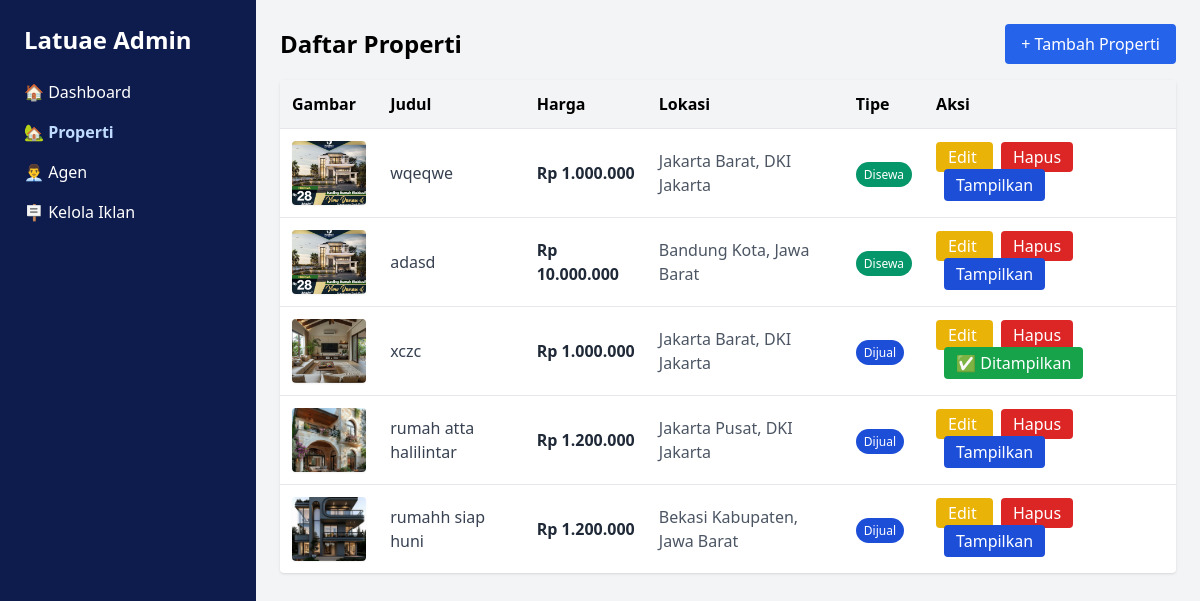
/admin/properties.php, run on the app's committed database.
### tables this page shows
CREATE TABLE `properties` (
  `id` int(11) NOT NULL,
  `id_properti` varchar(50) DEFAULT NULL,
  `title` varchar(100) NOT NULL,
  `description` text NOT NULL,
  `price` decimal(10,2) NOT NULL,
  `province` varchar(100) DEFAULT NULL,
  `regency` varchar(100) DEFAULT NULL,
  `district_or_area` varchar(100) DEFAULT NULL,
  `image` varchar(255) DEFAULT NULL,
  `created_at` timestamp NOT NULL DEFAULT current_timestamp(),
  `property_type` enum('for_sale','for_rent') NOT NULL DEFAULT 'for_sale',
  `property_kind` varchar(50) DEFAULT NULL,
  `tipe_properti` varchar(50) DEFAULT NULL,
  `luas_tanah` varchar(50) DEFAULT NULL,
  `luas_bangunan` varchar(50) DEFAULT NULL,
  `arah_bangunan` varchar(50) DEFAULT NULL,
  `jenis_bangunan` varchar(50) DEFAULT NULL,
  `jumlah_lantai` varchar(50) DEFAULT NULL,
  `kamar_tidur` varchar(50) DEFAULT NULL,
  `kamar_pembantu` varchar(50) DEFAULT NULL,
  `kamar_mandi` varchar(50) DEFAULT NULL,
  `daya_listrik` varchar(50) DEFAULT NULL,
  `saluran_air` varchar(50) DEFAULT NULL,
  `jalur_telepon` varchar(50) DEFAULT NULL,
  `interior` varchar(50) DEFAULT NULL,
  `garasi_parkir` varchar(50) DEFAULT NULL,
  `sertifikat` varchar(50) DEFAULT NULL,
  `view_count` int(11) DEFAULT 0,
  `agent_id` int(11) DEFAULT NULL,
  `facilities` text DEFAULT NULL,
  `is_featured` tinyint(1) DEFAULT 0
);

### admin/properties.php (the view, shortened to what this page needs)
<?php
require_once $_SERVER['DOCUMENT_ROOT'] . '/LatuaGroup/includes/db_connect.php';
$stmt = $pdo->query("
    SELECT p.id, p.title, p.price, p.province, p.regency, p.property_type, p.is_featured,
           COALESCE(
               (SELECT pi.image_path
                FROM property_images pi
                WHERE pi.property_id = p.id AND pi.is_main = 1
                LIMIT 1),
               (SELECT pi2.image_path
                FROM property_images pi2
                WHERE pi2.property_id = p.id
                ORDER BY pi2.id ASC
                LIMIT 1)
           ) AS main_image_path
    FROM properties p
    ORDER BY p.created_at DESC
");
$properties = $stmt->fetchAll(PDO::FETCH_ASSOC);
?>
<!DOCTYPE html>
<html lang="id">
<head>
  <script src="https://cdn.tailwindcss.com"></script>
</head>
<body class="bg-gray-100 font-sans">
  <div class="min-h-screen flex">
    <aside class="w-64 bg-[#0E1B4D] text-white p-6 space-y-6">
      <h1 class="text-2xl font-bold">Latuae Admin</h1>
      <nav class="space-y-4">
        <a href="index.php" class="block hover:text-gray-300">🏠 Dashboard</a>
        <a href="properties.php" class="block hover:text-gray-300 font-semibold text-blue-200">🏡 Properti</a>
        <a href="agents.php" class="block hover:text-gray-300">👨‍💼 Agen</a>
        <a href="upload_iklan.php" class="block hover:text-gray-300">🪧 Kelola Iklan</a>
      </nav>
    </aside>
    <main class="flex-1 p-6">
      <div class="flex justify-between items-center mb-4">
        <h1 class="text-2xl font-bold">Daftar Properti</h1>
        <a href="add_property.php" class="px-4 py-2 bg-blue-600 text-white rounded hover:bg-blue-700 transition">
          + Tambah Properti
        </a>
      </div>
      <table class="w-full bg-white shadow rounded fade-in">
        <thead>
          <tr class="bg-gray-100 border-b">
            <th class="p-3 text-left">Gambar</th>
            <th class="p-3 text-left">Judul</th>
            <th class="p-3 text-left">Harga</th>
            <th class="p-3 text-left">Lokasi</th>
            <th class="p-3 text-left">Tipe</th>
            <th class="p-3 text-left">Aksi</th>
          </tr>
        </thead>
        <tbody>
          <?php foreach ($properties as $p): ?>
            <tr class="border-t hover:bg-gray-50 transition">
              <td class="p-3">
                <img
                  src="/LatuaGroup/uploads/properties/<?= $p['main_image_path'] ?: 'default.jpg' ?>"
                  alt="<?= htmlspecialchars($p['title']) ?>"
                  class="w-20 h-16 object-cover rounded shadow-sm"
                >
              </td>
              <td class="p-3 font-medium text-gray-700"><?= htmlspecialchars($p['title']) ?></td>
              <td class="p-3 font-semibold text-gray-800">
                Rp <?= number_format($p['price'], 0, ',', '.') ?>
              </td>
              <td class="p-3 text-gray-600">
                <?= htmlspecialchars($p['regency']) ?>, <?= htmlspecialchars($p['province']) ?>
              </td>
              <td class="p-3">
                <span class="px-2 py-1 text-xs rounded-full text-white
                  <?= $p['property_type'] === 'for_sale' ? 'bg-blue-700' : 'bg-emerald-600' ?>">
                  <?= $p['property_type'] === 'for_sale' ? 'Dijual' : 'Disewa' ?>
                </span>
              </td>
              <td class="p-3 space-x-2">
                <a href="edit_property.php?id=<?= $p['id'] ?>"
                   class="px-3 py-1 bg-yellow-500 text-white rounded hover:bg-yellow-600 transition">
                   Edit
                </a>
                <a href="delete_property.php?id=<?= $p['id'] ?>"
                   onclick="return confirm('Yakin hapus properti ini?')"
                   class="px-3 py-1 bg-red-600 text-white rounded hover:bg-red-700 transition">
                   Hapus
                </a>
                <button
                  id="featured-btn-<?= $p['id'] ?>"
                  onclick="setFeatured(<?= $p['id'] ?>)"
                  class="px-3 py-1 rounded text-white transition <?= $p['is_featured'] ? 'bg-green-600 hover:bg-green-700' : 'bg-blue-700 hover:bg-blue-800' ?>"
                >
                  <?= $p['is_featured'] ? '✅ Ditampilkan' : 'Tampilkan' ?>
                </button>
              </td>
            </tr>
          <?php endforeach; ?>
        </tbody>
      </table>
    </main>
  </div>
</body>
</html>

### admin/properties.php (style rules this page uses)
.fade-in { animation: fadeIn 0.4s ease-in-out forwards; }

### data on the page
properties: title "wqeqwe", price "1.000.000", regency "Jakarta Barat", province "DKI Jakarta", property_type "Disewa", is_featured "Tampilkan"
properties: title "adasd", price "10.000.000", regency "Bandung Kota", province "Jawa Barat", property_type "Disewa", is_featured "Tampilkan"
properties: shows a picture, title "xczc", price "1.000.000", regency "Jakarta Barat", province "DKI Jakarta", property_type "Dijual", is_featured "✅ Ditampilkan"
properties: shows a picture, title "rumah atta halilintar", price "1.200.000", regency "Jakarta Pusat", province "DKI Jakarta", property_type "Dijual", is_featured "Tampilkan"
properties: shows a picture, title "rumahh siap huni", price "1.200.000", regency "Bekasi Kabupaten", province "Jawa Barat", property_type "Dijual", is_featured "Tampilkan"
